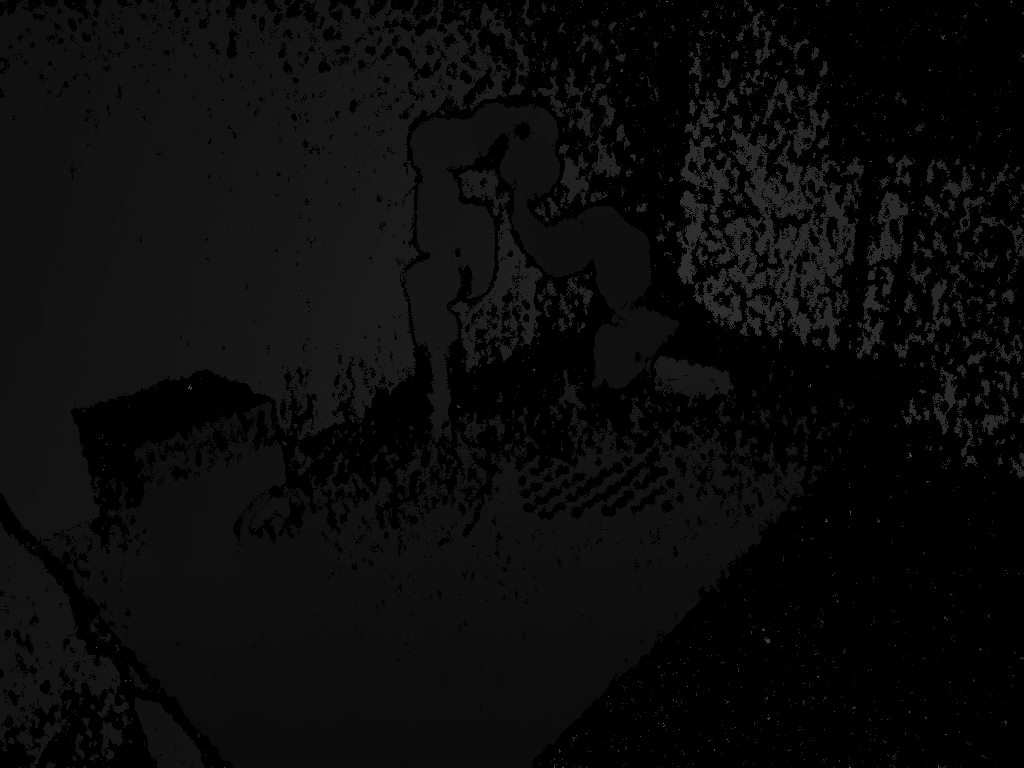
#> input picture pcd_test.png, 1024 x 768 px
$ python vis_depth.py -i ../pcd_test.png
#> lines starting #> are read from the running program, lines starting #| are printed output that depends on the picture
#> in save_depth_as_visual_image, depth_image is the input picture: shape (768, 1024) uint16; min 0, max 25115, mean 2871.1
#| 图像尺寸: (768, 1024)
#| 数据类型: uint16
#| 深度范围: 0 - 25115
import cv2
import numpy as np
import os

def normalize_depth_image(depth_image):
    """
    将深度图像归一化到0-255范围
    """
    # 如果深度图像是浮点型，先转换为合适的范围
    if depth_image.dtype == np.float32 or depth_image.dtype == np.float64:
        # 移除无效值（0或负值）
        valid_depth = depth_image[depth_image > 0]
        if len(valid_depth) > 0:
            min_val = np.min(valid_depth)
            max_val = np.max(valid_depth)
            # 归一化到0-255
            normalized = np.zeros_like(depth_image, dtype=np.uint8)
            mask = depth_image > 0
            normalized[mask] = ((depth_image[mask] - min_val) / (max_val - min_val) * 255).astype(np.uint8)
            return normalized
        else:
            return np.zeros_like(depth_image, dtype=np.uint8)
    else:
        # 如果已经是整数类型，直接归一化
        min_val = np.min(depth_image)
#> min_val = 0
        max_val = np.max(depth_image)
#> max_val = 25115
        if max_val - min_val > 0:
            normalized = ((depth_image - min_val) / (max_val - min_val) * 255).astype(np.uint8)
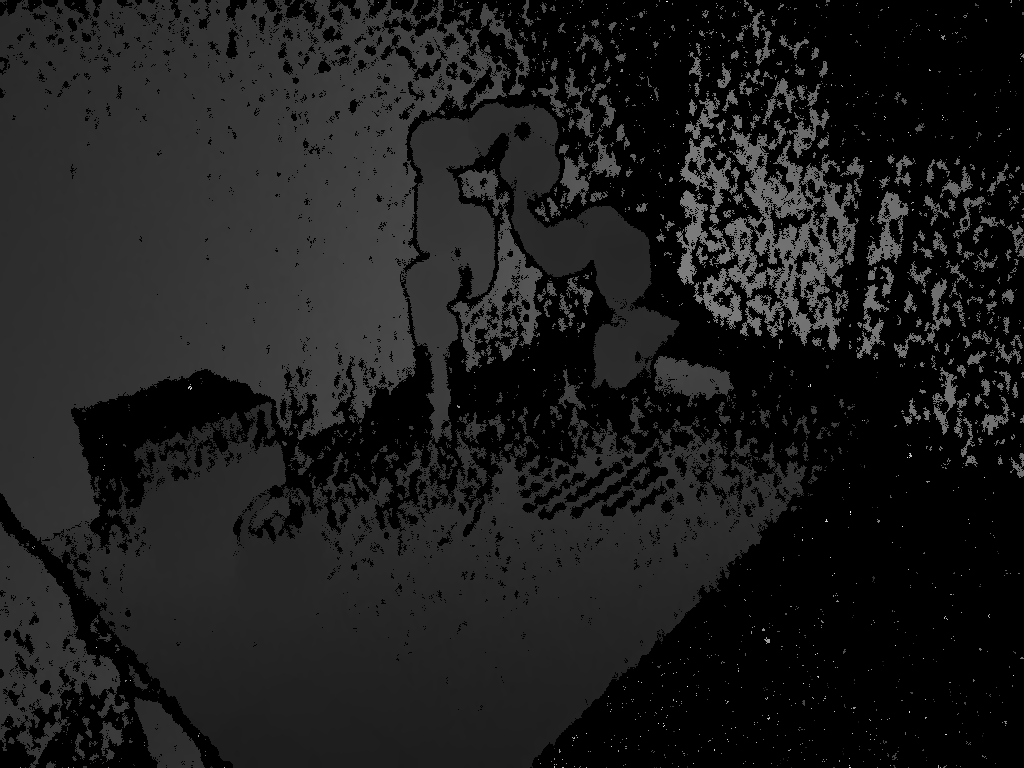
#> normalized: shape (768, 1024); min 0, max 255, mean 28.9
        else:
            normalized = np.zeros_like(depth_image, dtype=np.uint8)
        return normalized

def save_depth_as_visual_image(input_path, output_path=None):
    """
    将深度图像保存为可视化图像

    参数:
        input_path: 输入深度图像路径
        output_path: 输出可视化图像路径，如果为None则自动生成
    """
    # 读取图像
    depth_image = cv2.imread(input_path, cv2.IMREAD_ANYDEPTH)

    if depth_image is None:
        print(f"错误: 无法读取图像 {input_path}")
        return False

    print(f"图像尺寸: {depth_image.shape}")
    print(f"数据类型: {depth_image.dtype}")
    print(f"深度范围: {np.min(depth_image)} - {np.max(depth_image)}")

    # 归一化深度图像
    normalized_depth = normalize_depth_image(depth_image)

    # 生成输出路径
    if output_path is None:
        name, ext = os.path.splitext(input_path)
        output_path = f"{name}_visualized.png"

    # 保存图像
    cv2.imwrite(output_path, normalized_depth)
    print(f"可视化图像已保存: {output_path}")

    return True

def process_directory(input_dir, output_dir=None):
    """
    处理目录中的所有深度图像
    """
    if output_dir is None:
        output_dir = os.path.join(input_dir, "visualized")

    if not os.path.exists(output_dir):
        os.makedirs(output_dir)

    supported_formats = ['.png', '.jpg', '.jpeg', '.tiff', '.tif', '.exr']

    for filename in os.listdir(input_dir):
        if any(filename.lower().endswith(fmt) for fmt in supported_formats):
            input_path = os.path.join(input_dir, filename)
            name, ext = os.path.splitext(filename)
            output_path = os.path.join(output_dir, f"{name}_visualized.png")

            print(f"处理: {filename}")
            save_depth_as_visual_image(input_path, output_path)

if __name__ == "__main__":
    import argparse

    parser = argparse.ArgumentParser(description='将深度图像保存为可视化图像')
    parser.add_argument('--input', '-i', required=True, help='输入深度图像路径或目录')
    parser.add_argument('--output', '-o', help='输出图像路径或目录')

    args = parser.parse_args()

    if os.path.isfile(args.input):
        # 处理单个文件
        save_depth_as_visual_image(args.input, args.output)
    elif os.path.isdir(args.input):
        # 处理目录
        process_directory(args.input, args.output)
    else:
        print(f"错误: 输入路径 {args.input} 不存在")
